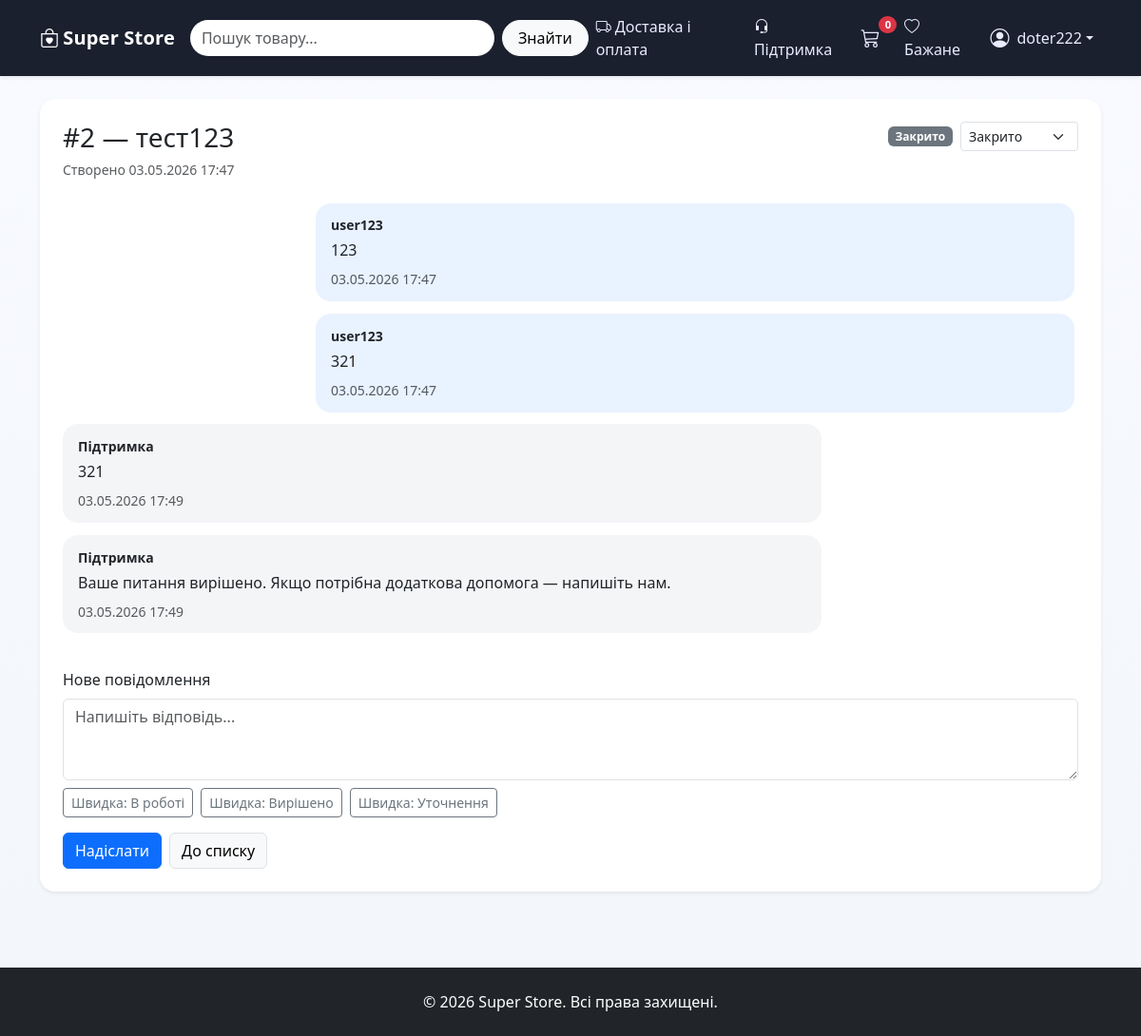
Screenshot of /support/2/ (signed in) with the database file from the repository.
### support/models.py (models this page shows, shortened)
class SupportTicket(models.Model):
    STATUS_OPEN = "open"
    STATUS_ANSWERED = "answered"
    STATUS_CLOSED = "closed"
    STATUS_CHOICES = [
        (STATUS_OPEN, "Відкрито"),
        (STATUS_ANSWERED, "Є відповідь"),
        (STATUS_CLOSED, "Закрито"),
    ]
    user = models.ForeignKey(
        settings.AUTH_USER_MODEL,
        on_delete=models.CASCADE,
        related_name="support_tickets",
    )
    subject = models.CharField("Тема", max_length=180)
    status = models.CharField(max_length=20, choices=STATUS_CHOICES, default=STATUS_OPEN)
    created_at = models.DateTimeField(auto_now_add=True)
    updated_at = models.DateTimeField(auto_now=True)
    class Meta:
        ordering = ["-updated_at"]
        verbose_name = "Тікет підтримки"
        verbose_name_plural = "Тікети підтримки"

class SupportMessage(models.Model):
    ticket = models.ForeignKey(
        SupportTicket,
        on_delete=models.CASCADE,
        related_name="messages",
    )
    author = models.ForeignKey(settings.AUTH_USER_MODEL, on_delete=models.CASCADE)
    message = models.TextField("Повідомлення")
    is_staff_reply = models.BooleanField(default=False)
    created_at = models.DateTimeField(auto_now_add=True)
    class Meta:
        ordering = ["created_at"]
        verbose_name = "Повідомлення підтримки"
        verbose_name_plural = "Повідомлення підтримки"

### support/views.py (the view)
# urls.py: path("<int:ticket_id>/", views.ticket_detail, name="ticket_detail"),
@login_required
def ticket_detail(request, ticket_id):
    ticket = get_object_or_404(SupportTicket, id=ticket_id)
    if not _can_access_ticket(request.user, ticket):
        return HttpResponseForbidden("Немає доступу до цього тікета.")
    if request.method == "POST":
        form = SupportMessageForm(request.POST)
        if form.is_valid():
            msg = form.save(commit=False)
            msg.ticket = ticket
            msg.author = request.user
            msg.is_staff_reply = request.user.is_staff
            msg.save()
            if request.user.is_staff:
                ticket.status = SupportTicket.STATUS_ANSWERED
            elif ticket.status == SupportTicket.STATUS_CLOSED:
                ticket.status = SupportTicket.STATUS_OPEN
            ticket.save(update_fields=["status", "updated_at"])
            return redirect("support:ticket_detail", ticket_id=ticket.id)
    else:
        form = SupportMessageForm()
    return render(
        request,
        "support/ticket_detail.html",
        {"ticket": ticket, "form": form},
    )

### support/forms.py
class SupportMessageForm(forms.ModelForm):
    class Meta:
        model = SupportMessage
        fields = ["message"]
        widgets = {
            "message": forms.Textarea(
                attrs={
                    "class": "form-control",
                    "rows": 3,
                    "placeholder": "Напишіть відповідь...",
                }
            )
        }

### cart/cart.py (called while the page is built)
    def __len__(self):
        return sum(item['quantity'] for item in self.cart.values())

### cart/context_processors.py (called while the page is built)
def cart(request):
    return {"cart": Cart(request)}

### support/views.py (called while the page is built)
def _can_access_ticket(user, ticket):
    return user.is_staff or ticket.user_id == user.id

### support/templates/support/ticket_detail.html (shortened to what this page needs)
{% extends "base.html" %}
{% block content %}
<div class="container">
    <div class="card border-0 shadow-sm rounded-4">
        <div class="card-body p-4">
            <div class="d-flex justify-content-between align-items-start mb-4">
                <div>
                    <h3 class="mb-1">#{{ ticket.id }} — {{ ticket.subject }}</h3>
                    <small class="text-muted">Створено {{ ticket.created_at|date:"d.m.Y H:i" }}</small>
                </div>
                <div class="d-flex align-items-center gap-2">
                    {% if ticket.status == "open" %}
                        <span class="badge text-bg-warning">Відкрито</span>
                    {% elif ticket.status == "answered" %}
                        <span class="badge text-bg-success">Є відповідь</span>
                    {% else %}
                        <span class="badge text-bg-secondary">Закрито</span>
                    {% endif %}
                    {% if user.is_staff %}
                        <form method="post" action="{% url 'support:ticket_update_status' ticket.id %}">
                            <select name="status" class="form-select form-select-sm" onchange="this.form.submit()">
                                <option value="closed" {% if ticket.status == "closed" %}selected{% endif %}>Закрито</option>
                            </select>
                        </form>
                    {% endif %}
                </div>
            </div>
            <div class="chat-wrap mb-4">
                <div id="chat-messages">
                    {% for msg in ticket.messages.all %}
                        <div class="msg {% if msg.is_staff_reply %}msg-staff{% else %}msg-user{% endif %}">
                            <div class="small fw-semibold mb-1">
                                {% if msg.is_staff_reply %}Підтримка{% else %}{{ msg.author.username }}{% endif %}
                            </div>
                            <div>{{ msg.message|linebreaksbr }}</div>
                            <div class="small text-muted mt-2">{{ msg.created_at|date:"d.m.Y H:i" }}</div>
                        </div>
                    {% empty %}
                        <p class="text-muted">Повідомлень поки немає.</p>
                    {% endfor %}
                </div>
            </div>
            <form method="post">
                <label class="form-label">Нове повідомлення</label>
                {{ form.message }}
                {% if user.is_staff %}
                    <div class="d-flex flex-wrap gap-2 mt-2">
                        <button type="button" class="btn btn-sm btn-outline-secondary js-quick-reply" data-text="Дякуємо за звернення! Ми вже перевіряємо деталі вашого запиту.">Швидка: В роботі</button>
                        <button type="button" class="btn btn-sm btn-outline-secondary js-quick-reply" data-text="Ваше питання вирішено. Якщо потрібна додаткова допомога — напишіть нам.">Швидка: Вирішено</button>
                        <button type="button" class="btn btn-sm btn-outline-secondary js-quick-reply" data-text="Будь ласка, уточніть номер замовлення та зручний спосіб зв’язку.">Швидка: Уточнення</button>
                    </div>
                {% endif %}
                <div class="d-flex gap-2 mt-3">
                    <button type="submit" class="btn btn-primary">Надіслати</button>
                    <a href="{% url 'support:ticket_list' %}" class="btn btn-light border">До списку</a>
                </div>
            </form>
        </div>
    </div>
</div>
{% endblock %}

### templates/base.html (shortened to what this page needs)
<!DOCTYPE html>
<html lang="uk">
<head>
    <link href="https://cdn.jsdelivr.net/npm/bootstrap@5.3.0/dist/css/bootstrap.min.css" rel="stylesheet">
    <link rel="stylesheet" href="https://cdn.jsdelivr.net/npm/bootstrap-icons@1.11.0/font/bootstrap-icons.css">
</head>
<body>
    <nav class="navbar navbar-expand-lg navbar-dark navbar-custom mb-4 shadow-sm">
        <div class="container">
            <a class="navbar-brand" href="{% url 'products:product_list' %}">
                <i class="bi bi-bag-heart me-1"></i>Super Store
            </a>
            <div class="collapse navbar-collapse" id="navbarNav">
                <form class="d-flex mx-auto my-3 my-lg-0" method="get" action="{% url 'products:product_list' %}">
                    <input class="form-control me-2 search-input" type="search" name="q"
                           placeholder="Пошук товару..." value="{{ query|default:'' }}">
                    <button class="btn btn-light search-btn" type="submit">Знайти</button>
                </form>
                <ul class="navbar-nav ms-auto align-items-lg-center">
                    <li class="nav-item">
                        <a class="nav-link" href="{% url 'products:shipping_payment' %}">
                            <i class="bi bi-truck me-1"></i>Доставка і оплата
                        </a>
                    </li>
                    <li class="nav-item">
                        <a class="nav-link" href="{% url 'support:ticket_list' %}">
                            <i class="bi bi-headset me-1"></i>Підтримка
                        </a>
                    </li>
                    <li class="nav-item">
                        <a class="nav-link cart-link" href="{% url 'cart:cart_detail' %}" id="cart-icon">
                            <i class="bi bi-cart3 fs-5"></i>
                            <span class="badge bg-danger cart-badge" id="cart-count">{{ cart|length }}</span>
                        </a>
                    </li>
                    {% if user.is_authenticated %}
                        <li class="nav-item">
                            <a class="nav-link" href="{% url 'products:wishlist_list' %}">
                                <i class="bi bi-heart me-1"></i>Бажане
                            </a>
                        </li>
                        <li class="nav-item dropdown">
                            <a class="nav-link dropdown-toggle d-flex align-items-center" href="#"
                               id="userDropdown" role="button" data-bs-toggle="dropdown">
                                <i class="bi bi-person-circle me-2 fs-5"></i>{{ user.username }}
                            </a>
                        </li>
                    {% else %}
                        <li class="nav-item"><a class="nav-link" href="{% url 'accounts:login' %}"><i class="bi bi-box-arrow-in-right me-1"></i>Вхід</a></li>
                        <li class="nav-item"><a class="nav-link" href="{% url 'accounts:register' %}"><i class="bi bi-person-plus me-1"></i>Реєстрація</a></li>
                    {% endif %}
                </ul>
            </div>
        </div>
    </nav>
    <main class="site-container">
        {% block content %}{% endblock %}
    </main>
    <footer class="bg-dark text-white mt-5 py-4">
        <div class="container text-center">
            <p class="mb-0">&copy; 2026 Super Store. Всі права захищені.</p>
        </div>
    </footer>
</body>
</html>

### templates/base.html (style rules this page uses)
:root { --brand-dark: #121726; --brand-accent: #5b8cff; --brand-soft: #edf2ff; }
body { background: linear-gradient(180deg, #f8faff 0%, #f3f6fb 100%); min-height: 100vh; }
.navbar-custom { background: rgba(18, 23, 38, 0.96); backdrop-filter: blur(8px); position: relative; z-index: 1040; }
.navbar-brand { font-weight: 700; letter-spacing: 0.2px; }
.navbar .nav-link { color: #e8ecff; }
.search-input { border-radius: 999px; border: none; min-width: 320px; }
.search-btn { border-radius: 999px; padding-inline: 1rem; }
.cart-link { position: relative; margin-right: 0.6rem; }
.cart-badge { position: absolute; top: 0; right: -10px; font-size: 0.7rem; border-radius: 999px; min-width: 1.2rem; text-align: center; padding: 0.2rem 0.35rem; }
.site-container { padding-bottom: 2rem; }

### support/templates/support/ticket_detail.html (style rules this page uses)
.chat-wrap { max-height: 480px; overflow-y: auto; padding-right: 4px; }
.msg { border-radius: 1rem; padding: 0.8rem 1rem; margin-bottom: 0.8rem; max-width: 75%; }
.msg-user { background: #e9f2ff; margin-left: auto; }
.msg-staff { background: #f4f5f7; }

### rows the page displays
SupportTicket: id "2", subject "тест123", created_at "03.05.2026 17:47", status "Закрито"
SupportMessage: author.username "user123", message "123", created_at "03.05.2026 17:47"
SupportMessage: author.username "user123", message "321", created_at "03.05.2026 17:47"
SupportMessage: is_staff_reply "Підтримка", message "321", created_at "03.05.2026 17:49"
SupportMessage: is_staff_reply "Підтримка", message "Ваше питання вирішено. Якщо потрібна додаткова допомога — напишіть нам.", created_at "03.05.2026 17:49"

### other values shown
{{ cart|length }} "0"
{{ user.username }} "doter222"
